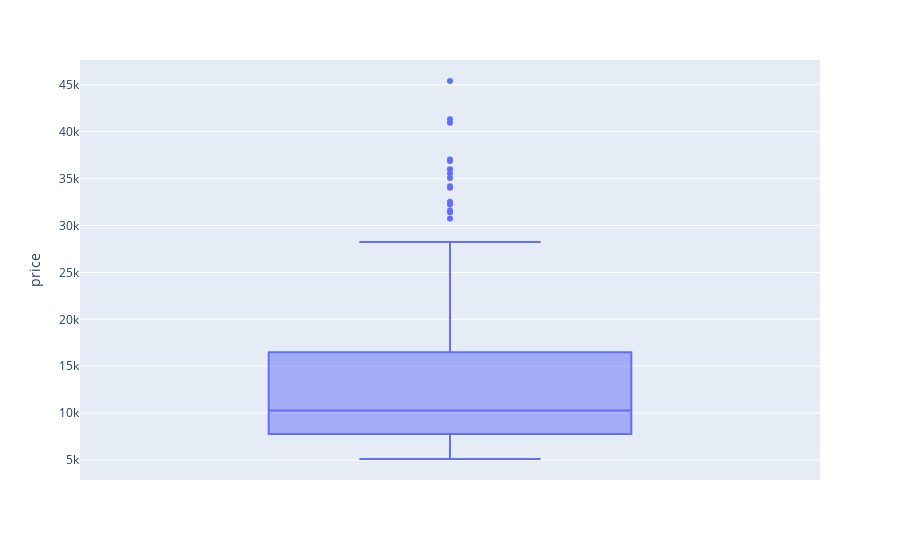

This figure's notebook cell:
### Code cell
fig=px.box(car,y='price')
fig.show()

### Figure 1 — Plotly figure (JSON) as saved in the notebook; plotly's stock layout.template omitted (floating-point values rounded to 4 significant figures; data arrays with more than 128 entries replaced by an {"elided": "..."} marker saying what was removed)
{"data": [{"alignmentgroup": "True", "hovertemplate": "price=%{y}<extra></extra>", "legendgroup": "", "marker": {"color": "#636efa"}, "name": "", "notched": false, "offsetgroup": "", "orientation": "v", "showlegend": false, "type": "box", "x0": " ", "xaxis": "x", "y": {"elided": "205 float values"}, "y0": " ", "yaxis": "y"}], "layout": {"autosize": true, "boxmode": "group", "legend": {"tracegroupgap": 0}, "margin": {"t": 60}, "xaxis": {"anchor": "y", "autorange": true, "domain": [0, 1], "range": [-0.5, 0.5], "type": "category"}, "yaxis": {"anchor": "x", "autorange": true, "domain": [0, 1], "range": [2880.0, 47640.0], "title": {"text": "price"}, "type": "linear"}}}
